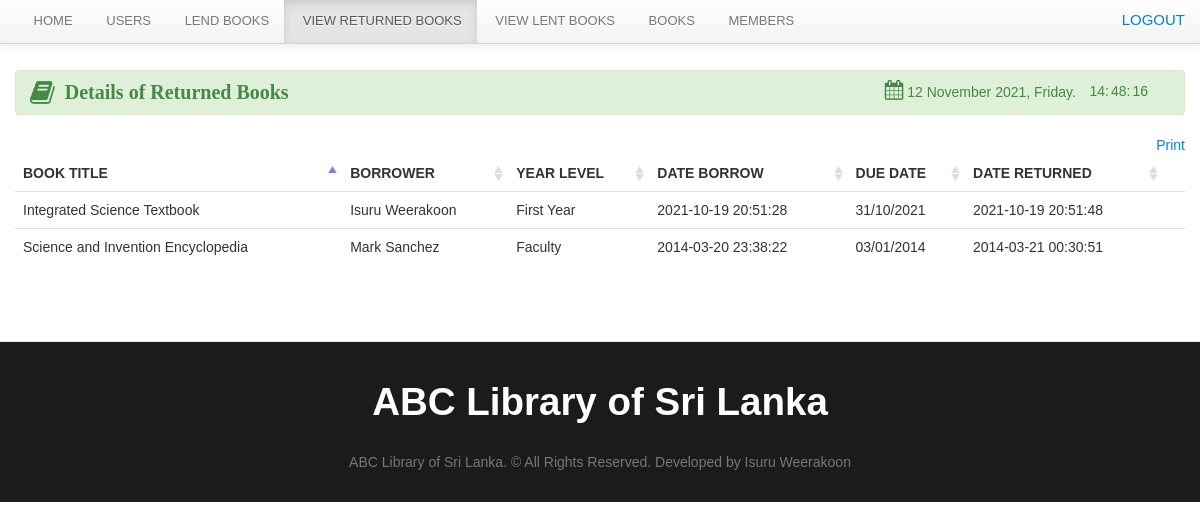
Page /librarian/return.php on the committed database.
### tables this page shows
CREATE TABLE `borrow` (
  `borrow_id` int(11) NOT NULL,
  `member_id` bigint(50) NOT NULL,
  `date_borrow` varchar(100) NOT NULL,
  `due_date` varchar(100) DEFAULT NULL
);

CREATE TABLE `book` (
  `book_id` int(11) NOT NULL,
  `book_title` varchar(100) NOT NULL,
  `category_id` int(50) NOT NULL,
  `author` varchar(50) NOT NULL,
  `book_copies` int(11) NOT NULL,
  `book_pub` varchar(100) NOT NULL,
  `publisher_name` varchar(100) NOT NULL,
  `isbn` varchar(50) NOT NULL,
  `copyright_year` int(11) NOT NULL,
  `date_added` datetime NOT NULL,
  `status` varchar(30) NOT NULL
);

CREATE TABLE `member` (
  `member_id` int(11) NOT NULL,
  `firstname` varchar(100) NOT NULL,
  `lastname` varchar(100) NOT NULL,
  `gender` varchar(10) NOT NULL,
  `address` varchar(100) NOT NULL,
  `contact` varchar(100) NOT NULL,
  `type` varchar(100) NOT NULL,
  `year_level` varchar(100) NOT NULL,
  `status` varchar(100) NOT NULL
);

CREATE TABLE `borrowdetails` (
  `borrow_details_id` int(11) NOT NULL,
  `book_id` int(11) NOT NULL,
  `borrow_id` int(11) NOT NULL,
  `borrow_status` varchar(50) NOT NULL,
  `date_return` varchar(100) NULL
);

### librarian/return.php (the view, shortened to what this page needs)
<?php include('header.php'); ?>
<?php include('navbar_return.php'); ?>
	<div class="container">
		<div class="margin-top">
			<div class="row">
				<div class="span12">
					<br>
					<div class="alert alert-success">
						<strong style="font-family: 'Arial Black', arial-black;font-size: 20px;"><i class="icon-book icon-large"></i>&nbsp;&nbsp;Details of Returned Books</strong>
						<div class="pull-right">
							<table>
								<tr>
									<td><i class="icon-calendar icon-small" style="font-size: 20px;"></i>
                                        <?php
                                            $Today = date('y:m:d');
                                            $new = date('d F Y, l', strtotime($Today));
                                            echo $new.'.  ';
                                        ?>&nbsp;&nbsp;</td>
									<td id="Hour"></td>
									<td id="Minut"></td>
									<td id="Second"></td>
							</table>
						</div>
					</div>
					<table cellpadding="0" cellspacing="0" border="0" class="table" id="example">
						<div class="pull-right">
							<a href="" onclick="window.print()" class="btn-default"> Print</a>
						</div>
						<thead>
						<tr>
							<th>Book title</th>
							<th>Borrower</th>
							<th>Year Level</th>
							<th>Date Borrow</th>
							<th>Due Date</th>
							<th>Date Returned</th>
						</tr>
						</thead>
						<tbody>
                        <?php  $user_query = mysqli_query($connect,"select * from borrow
								LEFT JOIN member ON borrow.member_id = member.member_id
								LEFT JOIN borrowdetails ON borrow.borrow_id = borrowdetails.borrow_id
								LEFT JOIN book on borrowdetails.book_id =  book.book_id
								where borrowdetails.borrow_status = 'returned'ORDER BY borrow.borrow_id DESC
								  ")or die("Query Failed -> ".mysqli_error($connect));
                            while($row=mysqli_fetch_array($user_query)){
                                $id=$row['borrow_id'];
                                ?>
								<tr class="del<?php echo $id ?>">
									<td><?php echo $row['book_title']; ?></td>
									<td><?php echo $row['firstname']." ".$row['lastname']; ?></td>
									<td><?php echo $row['year_level']; ?></td>
									<td><?php echo $row['date_borrow']; ?></td>
									<td><?php echo $row['due_date']; ?> </td>
									<td><?php echo $row['date_return']; ?> </td>
									<td></td>
								</tr>
                            <?php  }  ?>
						</tbody>
					</table>
				</div>
			</div>
		</div>
	</div>
<?php include('footer.php') ?>

### css/docs.css (style rules this page uses)
body { font-family:'TR Century Gothic',Helvetica,Arial,sans-serif !important; }
.alert { text-shadow: none; }
th { text-transform:uppercase; }
.margin-top { margin-top:50px; }
body { background: url(../img/grid_noise.png); position: relative; }

### css/print.css (style rules this page uses)
th { text-align:left; }
td { text-align:left; border-top:1px solid; padding:2px; }
.alert { display:none; }
body { font-family:arial; font-size:13px; }

### rows in the picture
borrow: book.book_title "Integrated Science Textbook", member.firstname "Isuru", member.lastname "Weerakoon", member.year_level "First Year", date_borrow "2021-10-19 20:51:28", due_date "31/10/2021", borrowdetails.date_return "2021-10-19 20:51:48"
borrow: book.book_title "Science and Invention Encyclopedia", member.firstname "Mark", member.lastname "Sanchez", member.year_level "Faculty", date_borrow "2014-03-20 23:38:22", due_date "03/01/2014", borrowdetails.date_return "2014-03-21 00:30:51"
